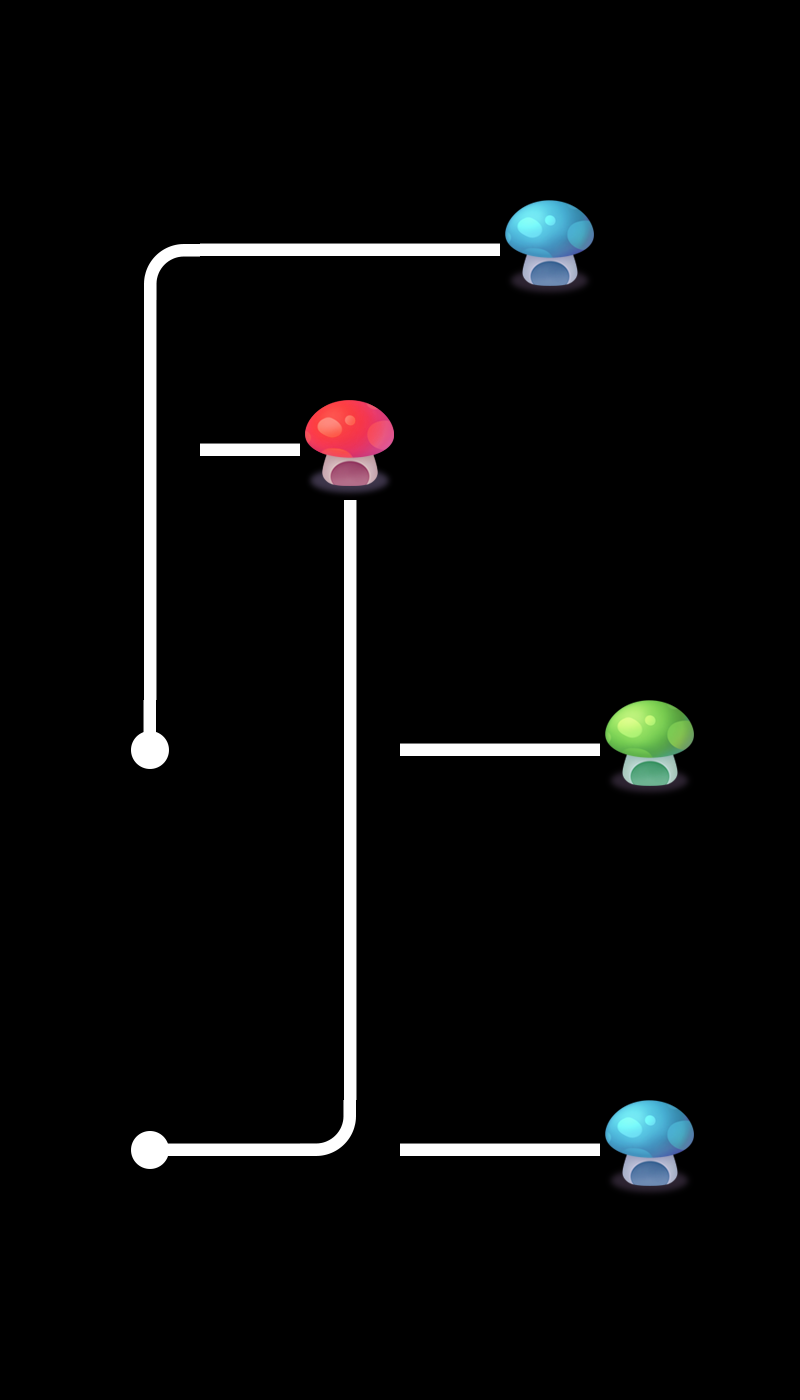

A 2D game scene composited from a Tiled map and its tileset images. What follows is a short description and the map's XML, with each tile layer's data collapsed to a summary:
An orthogonal 8x14 tile map with 100x100 px tiles, 2 tile layers (layer0, layer1), 2 tilesets and 3 objects.

<map version="1.0" orientation="orthogonal" renderorder="right-down" width="8" height="14" tilewidth="100" tileheight="100" nextobjectid="5">
 <tileset firstgid="1" name="tiled" tilewidth="100" tileheight="100">
  <image source="tiled.png" width="500" height="400" />
 </tileset>
 <tileset firstgid="21" name="tiled" tilewidth="100" tileheight="100">
  <image source="tiled.png" width="500" height="400" />
 </tileset>
 <layer name="layer0" width="8" height="14">
  <data>[112 cells, 16 non-empty, 7 distinct tile ids]</data>
 </layer>
 <layer name="layer1" width="8" height="14">
  <data>[112 cells, 12 non-empty, 6 distinct tile ids]</data>
 </layer>
 <objectgroup name="object1">
  <object id="2" x="321.212" y="1118.18" width="51.5152" height="54.5455">
   <properties>
    <property name="id" value="0" />
   </properties>
  </object>
  <object id="3" x="318.182" y="724.242" width="54.5455" height="51.5152">
   <properties>
    <property name="id" value="1" />
   </properties>
  </object>
  <object id="4" x="118.182" y="421.212" width="57.5758" height="57.5758">
   <properties>
    <property name="id" value="2" />
   </properties>
  </object>
 </objectgroup>
</map>
